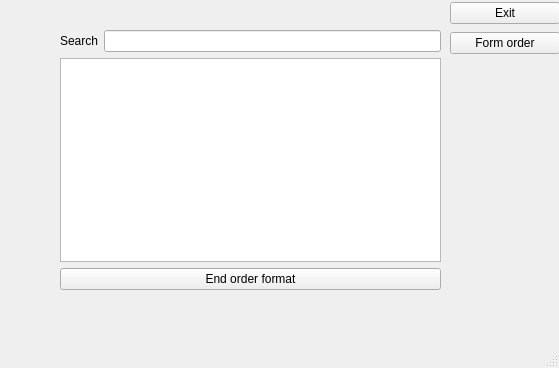
<?xml version="1.0" encoding="UTF-8"?>
<ui version="4.0">
 <class>MainWindow</class>
 <widget class="QMainWindow" name="MainWindow">
  <property name="geometry">
   <rect>
    <x>0</x>
    <y>0</y>
    <width>559</width>
    <height>368</height>
   </rect>
  </property>
  <property name="windowTitle">
   <string>MainWindow</string>
  </property>
  <widget class="QWidget" name="centralwidget">
   <widget class="QWidget" name="layoutWidget">
    <property name="geometry">
     <rect>
      <x>60</x>
      <y>30</y>
      <width>381</width>
      <height>260</height>
     </rect>
    </property>
    <layout class="QVBoxLayout" name="verticalLayout_2">
     <item>
      <layout class="QHBoxLayout" name="horizontalLayout">
       <item>
        <widget class="QLabel" name="label">
         <property name="text">
          <string>Search</string>
         </property>
        </widget>
       </item>
       <item>
        <widget class="QLineEdit" name="lineEdit"/>
       </item>
      </layout>
     </item>
     <item>
      <layout class="QVBoxLayout" name="verticalLayout">
       <item>
        <widget class="QTableView" name="searchTableView"/>
       </item>
       <item>
        <widget class="QPushButton" name="EndOrderFormat">
         <property name="text">
          <string>End order format</string>
         </property>
        </widget>
       </item>
      </layout>
     </item>
    </layout>
   </widget>
   <widget class="QWidget" name="layoutWidget">
    <property name="geometry">
     <rect>
      <x>450</x>
      <y>0</y>
      <width>110</width>
      <height>58</height>
     </rect>
    </property>
    <layout class="QVBoxLayout" name="verticalLayout_3">
     <item>
      <widget class="QPushButton" name="pushButton">
       <property name="text">
        <string>Exit</string>
       </property>
      </widget>
     </item>
     <item>
      <widget class="QPushButton" name="buttonFormOrder">
       <property name="text">
        <string>Form order</string>
       </property>
      </widget>
     </item>
    </layout>
   </widget>
  </widget>
  <widget class="QMenuBar" name="menubar">
   <property name="geometry">
    <rect>
     <x>0</x>
     <y>0</y>
     <width>559</width>
     <height>22</height>
    </rect>
   </property>
  </widget>
  <widget class="QStatusBar" name="statusbar"/>
 </widget>
 <resources/>
 <connections>
  <connection>
   <sender>pushButton</sender>
   <signal>clicked()</signal>
   <receiver>MainWindow</receiver>
   <slot>close()</slot>
   <hints>
    <hint type="sourcelabel">
     <x>507</x>
     <y>45</y>
    </hint>
    <hint type="destinationlabel">
     <x>507</x>
     <y>123</y>
    </hint>
   </hints>
  </connection>
 </connections>
</ui>
